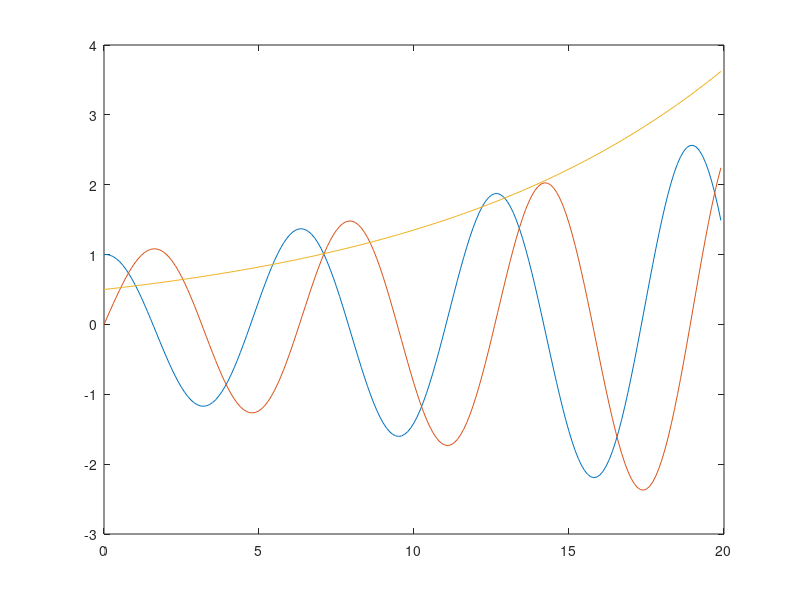

Source code (MATLAB):
dis=@(v)v;
vel=@(x)-x;
for h=0.1
    n=ceil(20/h);
    arr_vel=zeros(n,1);
    arr_dis=zeros(n,1);
    %initial condition
    arr_vel(1)=1;
    arr_dis(1)=0;
    x=0;
    for i=2:n
        arr_vel(i)=arr_vel(i-1)+h*vel(arr_dis(i-1));
        arr_dis(i)=arr_dis(i-1)+h*dis(arr_vel(i-1));
        x=x+h;        
    end
    a=0:n-1;
    a=a*h;
    plot(a,arr_vel)
    hold on
    plot(a,arr_dis)
    plot(a,1/2*(arr_vel.*arr_vel)+1/2*(arr_dis.*arr_dis))
    hold on
end
